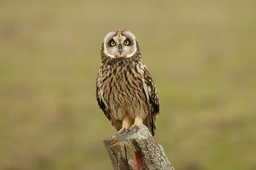
#> input picture homework-8/images/unnamed.jpg, 256 x 170 px, shrunk from 512 x 341 before the run
$ jupyter execute --allow-errors Answers.ipynb   (shell and % lines are left out)
#> lines starting #> are read from the running program, lines starting #| are printed output that depends on the picture; long printed decimals are rounded
# Q1

[cell 1]
import cv2
import os
import numpy as np
import math

import matplotlib.pyplot as plt
from matplotlib.pyplot import cm

[cell 2]
IMG_FILE = "./images/unnamed.jpg"

# %matplotlib nbagg

img = cv2.imread(IMG_FILE)
#> img is the input picture: shape (170, 256, 3); mean B, G, R 87.2, 139.4, 153.2
img_gray = cv2.cvtColor(img, cv2.COLOR_BGR2GRAY)
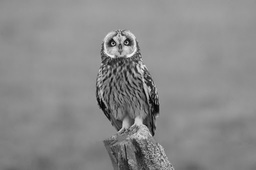
#> img_gray: shape (170, 256); min 2, max 245, mean 137.6
img_gray.shape
#> Out = (170, 256)

[cell 3]
MAX_GRAY_LEVEL = 16

def get_max_pix(img):
    max_pix_val = 0
    for x in range(img.shape[0]):
        for y in range(img.shape[1]):
            if img[x][y] > max_pix_val:
                max_pix_val = img[x][y]
#> after the loop, max_pix_val = 245
    return max_pix_val

def get_all_features_together(p):
    # Asm - Angular Second Moment
    # Ent - Entropy
    # Con - Contrast
    # Idm - Inverse Differential Moment
    Con, Ent, Asm, Idm = 0.0, 0.0, 0.0, 0.0
    for i in range(MAX_GRAY_LEVEL):
        for j in range(MAX_GRAY_LEVEL):
            Con += p[i][j]*(i-j)*(i-j)
            Asm += p[i][j]**2
            Idm += p[i][j]/(1+(i-j)*(i-j))
            if p[i][j] > 0.0:
                Ent += p[i][j]*math.log(p[i][j])
    return Asm, Con, -Ent, Idm

def get_GLCM(img, x_distance, y_distance):
    output_img = np.zeros(img.shape, np.uint8)
    ret = [[0.0] * MAX_GRAY_LEVEL] * MAX_GRAY_LEVEL

    found_max_pix_val = get_max_pix(img)
#> found_max_pix_val = 245

    if MAX_GRAY_LEVEL > found_max_pix_val:
        for i in range(img.shape[0]):
            for j in range(img.shape[1]):
                output_img[i][j] = img[i][j] * MAX_GRAY_LEVEL / found_max_pix_val

    for i in range(img.shape[0] - x_distance):
        for j in range(img.shape[1] - y_distance):
            rows = output_img[i][j]
            cols = output_img[i+x_distance][j+y_distance]
            ret[rows][cols] += 1.0

    ret_np = np.asarray(ret)
    ret_np = ret_np / float(img.shape[0] * img.shape[1])

    return ret_np


glcm_array = get_GLCM(img_gray, 1,0)

asm, con, ent, idm = get_all_features_together(glcm_array)
#> after the loop in get_all_features_together, `for i in range(MAX_GRAY_LEVEL):`: Asm = 15.81; Con = 1232.7; Ent = -0.0938; Idm = 2
#> asm = 15.81; con = 1232.7; ent = 0.0938; idm = 2

# print(asm, con, ent, idm)
print("Angular Second Moment       : ", asm)
#| Angular Second Moment       :  15.812
print("Entropy                     : ", ent)
#| Entropy                     :  0.09384
print("Contrast                    : ", con)
#| Contrast                    :  1232.706
print("Inverse Differential Moment : ", idm)
#| Inverse Differential Moment :  2.000

# Q2

[cell 4]
import cv2
import os
import numpy as np

import matplotlib.pyplot as plt
from matplotlib.pyplot import cm

[cell 5]
IMG_FILE = "./images/unnamed.jpg"

[cell 6]
# %matplotlib nbagg

img = cv2.imread(IMG_FILE)
img.shape
#> Out = (170, 256, 3)

[cell 7]
img_gray = cv2.cvtColor(img, cv2.COLOR_BGR2GRAY)
img_gray.shape
#> Out = (170, 256)

[cell 8]
POWER_VAL = [1, 2, 4, 8, 16, 32, 64, 128]


def pix_thresholding(curr_pix_x, curr_pix_y, cent_pix, img):
    try:
        curr_pix = img[curr_pix_x][curr_pix_y]
        if curr_pix >= cent_pix:
            return 1
        else:
            return 0
    except:
        return 0


def calculate_lbp(img):
    output_img = np.zeros(img.shape, np.uint8)

    for i in range(0, img.shape[0]):
        for j in range(0, img.shape[1]):

            center_pix = img[i][j]

            neighbour_thresholded_pixels = []

            # first row all cols
            for y in range(-1, 2):
                th_val = pix_thresholding(i-1, j+y, center_pix, img)
                neighbour_thresholded_pixels.append(th_val)

            # middle last col
            th_val = pix_thresholding(i, j+1, center_pix, img)
            neighbour_thresholded_pixels.append(th_val)

            # last row all cols
            for y in range(1, -2, -1):
                th_val = pix_thresholding(i+1, j+y, center_pix, img)
                neighbour_thresholded_pixels.append(th_val)

            # middle first col
            th_val = pix_thresholding(i, j-1, center_pix, img)
            neighbour_thresholded_pixels.append(th_val)

            # convert binary to decimal
            dec_val = 0
            for k in range(len(neighbour_thresholded_pixels)):
                dec_val += neighbour_thresholded_pixels[k] * POWER_VAL[k]

            output_img[i][j] = dec_val
#> this loop made 170 passes
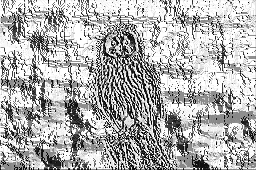
#> output_img: shape (170, 256); min 0, max 255, mean 175
    return output_img


output_gray = calculate_lbp(img_gray)


fig, ax = plt.subplots(figsize=(17, 17))
# ax.imshow(img, cmap=plt.cm.gray)
# plt.imshow(output_gray, cmap ="gray")
ax.imshow(output_gray, cmap=plt.cm.gray)
plt.show()

$ run again, with homework-8/images/ca_0108NID_Tawny_Owl_online.jpg copied over homework-8/images/unnamed.jpg
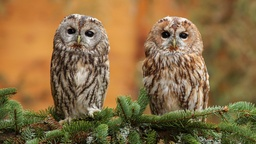
#> input picture homework-8/images/ca_0108NID_Tawny_Owl_online.jpg, 256 x 144 px, shrunk from 1280 x 720 before the run
#> img is the input picture: shape (144, 256, 3); mean B, G, R 67.2, 109.1, 136.9
#> `img_gray = cv2.cvtColor(img, cv2.COLOR_BGR2GRAY)`:
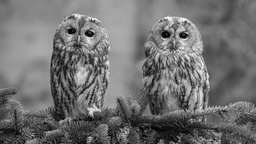
#> img_gray: shape (144, 256); min 1, max 247, mean 112.6
#> after the loop in get_max_pix, `for x in range(img.shape[0]):`: max_pix_val = 247
#> after the loop in get_all_features_together, `for i in range(MAX_GRAY_LEVEL):`: Asm = 15.78; Con = 1231.4; Ent = -0.111; Idm = 2
#> asm = 15.78; con = 1231.4; ent = 0.111; idm = 2
#| Angular Second Moment       :  15.779
#| Entropy                     :  0.1107
#| Contrast                    :  1231.389
#| Inverse Differential Moment :  1.998
#> the loop in calculate_lbp, `for i in range(0, img.shape[0]):` made 144 passes
#> after the loop in calculate_lbp, `for i in range(0, img.shape[0]):`:
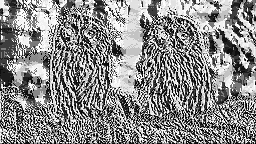
#> output_img: shape (144, 256); min 0, max 255, mean 138
